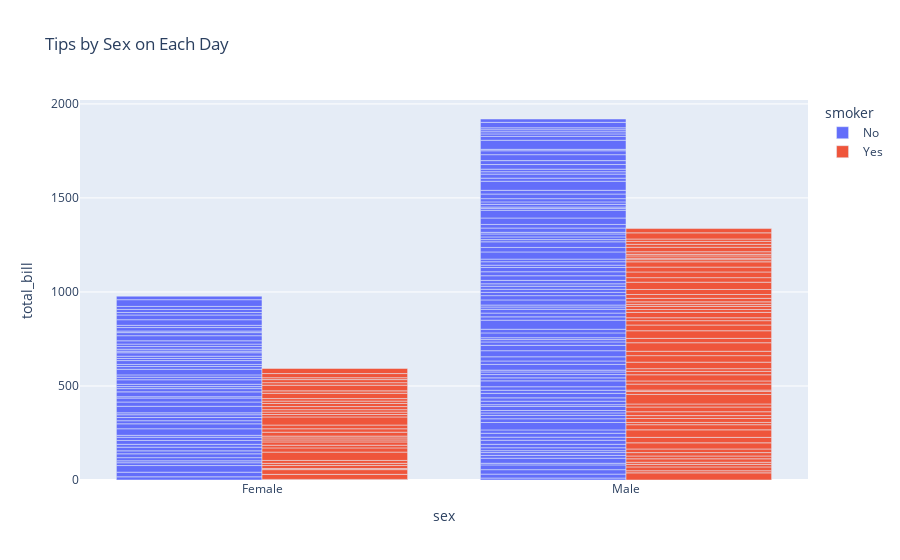

Here is the notebook cell this chart was saved with:
### Code cell
px.bar(df_tips, x='sex', y='total_bill', color='smoker',
       barmode='group',
      title='Tips by Sex on Each Day',
      labels={'tip': "Tip Amount", 'day': "Day of the Week"})

### Figure 1 — Plotly figure (JSON) as saved in the notebook; plotly's stock layout.template omitted (floating-point values rounded to 4 significant figures; data arrays with more than 128 entries replaced by an {"elided": "..."} marker saying what was removed)
{"data": [{"alignmentgroup": "True", "hovertemplate": "smoker=No<br>sex=%{x}<br>total_bill=%{y}<extra></extra>", "legendgroup": "No", "marker": {"color": "#636efa", "pattern": {"shape": ""}}, "name": "No", "offsetgroup": "No", "orientation": "v", "showlegend": true, "textposition": "auto", "type": "bar", "x": {"elided": "151 str values"}, "xaxis": "x", "y": {"elided": "151 float values"}, "yaxis": "y"}, {"alignmentgroup": "True", "hovertemplate": "smoker=Yes<br>sex=%{x}<br>total_bill=%{y}<extra></extra>", "legendgroup": "Yes", "marker": {"color": "#EF553B", "pattern": {"shape": ""}}, "name": "Yes", "offsetgroup": "Yes", "orientation": "v", "showlegend": true, "textposition": "auto", "type": "bar", "x": ["Male", "Male", "Male", "Male", "Male", "Male", "Female", "Male", "Female", "Female", "Male", "Male", "Male", "Male", "Female", "Female", "Male", "Male", "Male", "Male", "Female", "Female", "Female", "Female", "Male", "Male", "Male", "Female", "Male", "Female", "Female", "Female", "Male", "Male", "Male", "Male", "Male", "Male", "Male", "Male", "Female", "Male", "Male", "Male", "Male", "Male", "Male", "Female", "Male", "Female", "Male", "Male", "Female", "Male", "Male", "Male", "Male", "Female", "Female", "Male", "Male", "Female", "Female", "Female", "Male", "Female", "Male", "Male", "Male", "Female", "Male", "Male", "Female", "Female", "Female", "Male", "Male", "Male", "Female", "Male", "Female", "Male", "Male", "Female", "Female", "Female", "Male", "Male", "Male", "Male", "Male", "Female", "Male"], "xaxis": "x", "y": [38.01, 11.24, 20.29, 13.81, 11.02, 18.29, 3.07, 15.01, 26.86, 25.28, 17.92, 19.44, 32.68, 28.97, 5.75, 16.32, 40.17, 27.28, 12.03, 21.01, 11.35, 15.38, 44.3, 22.42, 15.36, 20.49, 25.21, 14.31, 16, 17.51, 10.59, 10.63, 50.81, 15.81, 7.25, 31.85, 16.82, 32.9, 17.89, 14.48, 9.6, 34.63, 34.65, 23.33, 45.35, 23.17, 40.55, 20.9, 30.46, 18.15, 23.1, 15.69, 19.81, 28.44, 15.48, 16.58, 10.34, 43.11, 13, 13.51, 18.71, 12.74, 13, 16.4, 20.53, 16.47, 26.59, 38.73, 24.27, 12.76, 30.06, 25.89, 13.27, 28.17, 12.9, 28.15, 11.59, 7.74, 30.14, 12.16, 13.42, 8.58, 13.42, 16.27, 10.09, 22.12, 24.01, 15.69, 15.53, 12.6, 32.83, 27.18, 22.67], "yaxis": "y"}], "layout": {"autosize": true, "barmode": "group", "legend": {"title": {"text": "smoker"}, "tracegroupgap": 0}, "title": {"text": "Tips by Sex on Each Day"}, "xaxis": {"anchor": "y", "autorange": true, "domain": [0, 1], "range": [-0.5, 1.5], "title": {"text": "sex"}, "type": "category"}, "yaxis": {"anchor": "x", "autorange": true, "domain": [0, 1], "range": [0, 2021.0], "title": {"text": "total_bill"}, "type": "linear"}}}
